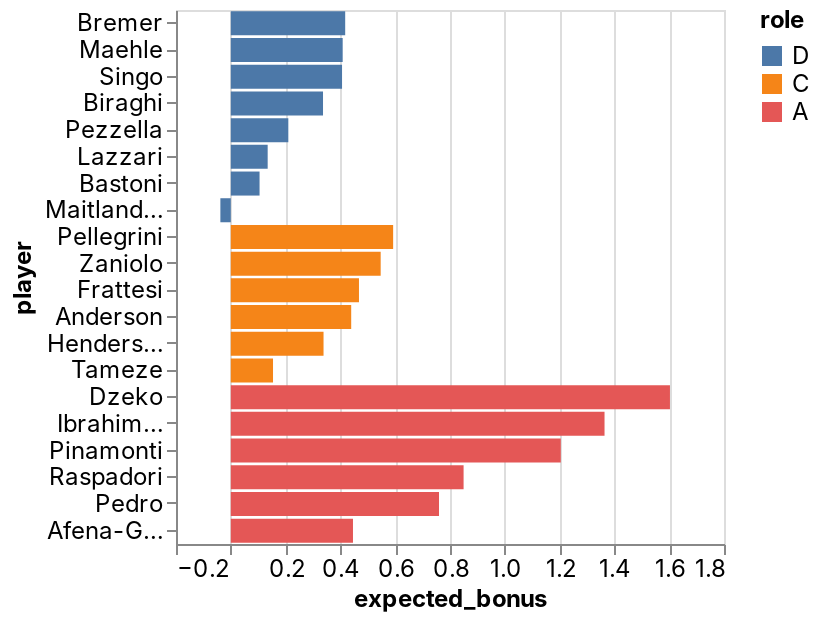

The notebook cell saved with this chart:
### Code cell
_deepnote_run_altair(team, """{"$schema":"https://vega.github.io/schema/vega-lite/v4.json","mark":{"type":"bar","tooltip":{"content":"data"}},"height":220,"autosize":{"type":"fit"},"data":{"name":"placeholder"},"encoding":{"x":{"field":"expected_bonus","type":"quantitative","sort":null,"scale":{"type":"linear","zero":false}},"y":{"field":"player","type":"nominal","sort":null,"scale":{"type":"linear","zero":true}},"color":{"field":"role","type":"nominal","sort":null,"scale":{"type":"linear","zero":false}}}}""")

### Figure 1 — Vega-Lite specification as saved in the notebook (floating-point values rounded to 4 significant figures)
{"config": {"view": {"continuousWidth": 400, "continuousHeight": 300}, "area": {"fill": "#51C0E9"}, "axis": {"labelFont": "Inter, sans-serif", "labelFontSize": 12, "labelFontWeight": "normal", "labelLimit": 60, "labelOverlap": "greedy", "titleFont": "Inter, sans-serif", "titleFontSize": 12, "titleFontWeight": "bold"}, "background": "#ffffff", "legend": {"labelFont": "Inter, sans-serif", "labelFontSize": 12, "titleFont": "Inter, sans-serif", "titleFontSize": 12, "titleFontWeight": "bold"}, "line": {"stroke": "#51C0E9", "strokeWidth": 2}, "rect": {"fill": "#51C0E9"}, "title": {"anchor": "start", "color": "#000000", "font": "Inter, sans-serif", "fontSize": 22, "fontWeight": "normal"}}, "data": {"name": "data-a71405aff89b3a42eb3e2c935e4d7da4"}, "mark": {"type": "bar", "tooltip": {"content": "data"}}, "autosize": {"type": "fit"}, "encoding": {"color": {"type": "nominal", "field": "role", "scale": {"type": "linear", "zero": false}, "sort": null}, "x": {"type": "quantitative", "field": "expected_bonus", "scale": {"type": "linear", "zero": false}, "sort": null}, "y": {"type": "nominal", "field": "player", "scale": {"type": "linear", "zero": true}, "sort": null}}, "height": 300, "width": "container", "$schema": "https://vega.github.io/schema/vega-lite/v4.json", "datasets": {"data-a71405aff89b3a42eb3e2c935e4d7da4": [{"fanta_team": "Rione Monti", "role": "D", "player": "Bremer", "team": "Torino", "opponent": "Spezia", "date": "2022-04-24T00:00:00", "expected_bonus": 0.4175}, {"fanta_team": "Rione Monti", "role": "D", "player": "Maehle", "team": "Atalanta", "opponent": "Venezia", "date": "2022-04-24T00:00:00", "expected_bonus": 0.4083}, {"fanta_team": "Rione Monti", "role": "D", "player": "Singo", "team": "Torino", "opponent": "Spezia", "date": "2022-04-24T00:00:00", "expected_bonus": 0.406}, {"fanta_team": "Rione Monti", "role": "D", "player": "Biraghi", "team": "Fiorentina", "opponent": "Salernitana", "date": "2022-04-24T00:00:00", "expected_bonus": 0.3366}, {"fanta_team": "Rione Monti", "role": "D", "player": "Pezzella", "team": "Atalanta", "opponent": "Venezia", "date": "2022-04-24T00:00:00", "expected_bonus": 0.2099}, {"fanta_team": "Rione Monti", "role": "D", "player": "Lazzari", "team": "Lazio", "opponent": "AC Milan", "date": "2022-04-24T00:00:00", "expected_bonus": 0.1346}, {"fanta_team": "Rione Monti", "role": "D", "player": "Bastoni", "team": "Spezia", "opponent": "Torino", "date": "2022-04-24T00:00:00", "expected_bonus": 0.105}, {"fanta_team": "Rione Monti", "role": "D", "player": "Maitland-Niles", "team": "Roma", "opponent": "Inter", "date": "2022-04-24T00:00:00", "expected_bonus": -0.03807}, {"fanta_team": "Rione Monti", "role": "C", "player": "Pellegrini", "team": "Roma", "opponent": "Inter", "date": "2022-04-24T00:00:00", "expected_bonus": 0.5925}, {"fanta_team": "Rione Monti", "role": "C", "player": "Zaniolo", "team": "Roma", "opponent": "Inter", "date": "2022-04-24T00:00:00", "expected_bonus": 0.547}, {"fanta_team": "Rione Monti", "role": "C", "player": "Frattesi", "team": "Sassuolo", "opponent": "Juventus", "date": "2022-04-24T00:00:00", "expected_bonus": 0.4678}, {"fanta_team": "Rione Monti", "role": "C", "player": "Anderson", "team": "Lazio", "opponent": "AC Milan", "date": "2022-04-24T00:00:00", "expected_bonus": 0.4394}, {"fanta_team": "Rione Monti", "role": "C", "player": "Henderson", "team": "Empoli", "opponent": "Napoli", "date": "2022-04-24T00:00:00", "expected_bonus": 0.3385}, {"fanta_team": "Rione Monti", "role": "C", "player": "Tameze", "team": "Verona", "opponent": "Sampdoria", "date": "2022-04-24T00:00:00", "expected_bonus": 0.1541}, {"fanta_team": "Rione Monti", "role": "A", "player": "Dzeko", "team": "Inter", "opponent": "Roma", "date": "2022-04-24T00:00:00", "expected_bonus": 1.603}, {"fanta_team": "Rione Monti", "role": "A", "player": "Ibrahimovic", "team": "AC Milan", "opponent": "Lazio", "date": "2022-04-24T00:00:00", "expected_bonus": 1.364}, {"fanta_team": "Rione Monti", "role": "A", "player": "Pinamonti", "team": "Empoli", "opponent": "Napoli", "date": "2022-04-24T00:00:00", "expected_bonus": 1.204}, {"fanta_team": "Rione Monti", "role": "A", "player": "Raspadori", "team": "Sassuolo", "opponent": "Juventus", "date": "2022-04-24T00:00:00", "expected_bonus": 0.8496}, {"fanta_team": "Rione Monti", "role": "A", "player": "Pedro", "team": "Lazio", "opponent": "AC Milan", "date": "2022-04-24T00:00:00", "expected_bonus": 0.7599}, {"fanta_team": "Rione Monti", "role": "A", "player": "Afena-Gyan", "team": "Roma", "opponent": "Inter", "date": "2022-04-24T00:00:00", "expected_bonus": 0.4459}]}}
